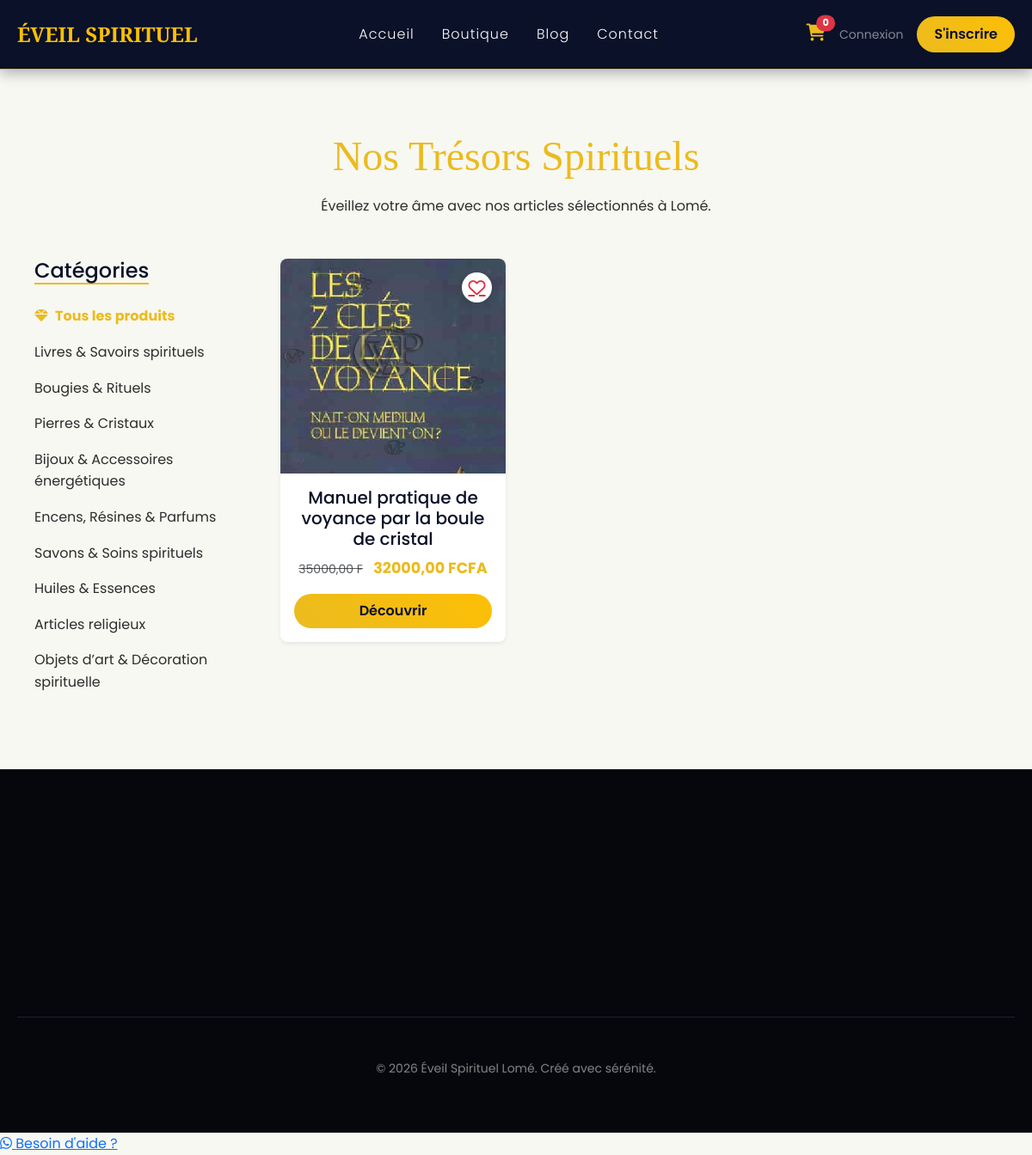
Screenshot of /products/ with the database file from the repository.
### apps/products/models.py (models this page shows, shortened)
class Category(models.Model):
    name = models.CharField("Nom", max_length=200)
    slug = models.SlugField("Slug", max_length=200, unique=True, blank=True)
    description = models.TextField("Description", blank=True)
    order = models.PositiveIntegerField("Ordre", default=0)
    created_at = models.DateTimeField(auto_now_add=True)
    class Meta:
        verbose_name = "Catégorie"
        verbose_name_plural = "Catégories"
        ordering = ['order', 'name']

class Product(models.Model):
    category = models.ForeignKey(Category, related_name='products', on_delete=models.SET_NULL, null=True, blank=True)
    name = models.CharField("Nom", max_length=255)
    slug = models.SlugField("Slug", max_length=255, unique=True, blank=True)
    short_description = models.CharField("Courte description", max_length=255, blank=True)
    description = models.TextField("Description", blank=True)
    price = models.DecimalField("Prix", max_digits=10, decimal_places=2, default=Decimal('0.00'))
    compare_price = models.DecimalField("Prix barré", max_digits=10, decimal_places=2, null=True, blank=True)
    is_active = models.BooleanField("Publié / Disponible", default=True)
    stock = models.IntegerField("Stock", default=0)
    featured = models.BooleanField("Mis en avant", default=False)
    created_at = models.DateTimeField(auto_now_add=True)
    updated_at = models.DateTimeField(auto_now=True)
    class Meta:
        verbose_name = "Produit"
        verbose_name_plural = "Produits"
        ordering = ['-featured', '-created_at']

class ProductImage(models.Model):
    product = models.ForeignKey(Product, related_name='images', on_delete=models.CASCADE)
    image = models.ImageField("Image", upload_to=upload_to_product_path)
    alt_text = models.CharField("Texte alternatif", max_length=255, blank=True)
    is_main = models.BooleanField("Image principale", default=False)
    order = models.PositiveSmallIntegerField("Ordre", default=0)
    created_at = models.DateTimeField(auto_now_add=True)
    class Meta:
        verbose_name = "Image produit"
        verbose_name_plural = "Images produit"
        ordering = ['order', 'created_at']

### apps/products/views.py (the view)
# urls.py: path('', views.product_list, name='list'),
def product_list(request):
    category_slug = request.GET.get('category')
    categories = Category.objects.all()
    products = Product.objects.filter(is_active=True)
    if category_slug:
        products = products.filter(category__slug=category_slug)
    wishlist_ids = []
    if request.user.is_authenticated:
        wishlist_ids = request.user.wishlist.values_list('product_id', flat=True)
    return render(request, 'products/product_list.html', {
        'categories': categories,
        'products': products,
        'wishlist_ids': wishlist_ids
    })

### apps/core/context_processors.py (called while the page is built)
def global_data(request):
    site_settings = SiteSettings.get_solo() if SiteSettings.objects.exists() else None
    banners = Banner.objects.filter(is_active=True).order_by('order')[:5]
    social_links = SocialLink.objects.all()
    return {
        "site_settings": site_settings,
        "banners": banners,
        "social_links": social_links,
    }

### apps/core/models.py (called while the page is built)
    @classmethod
    def get_solo(cls):
        return cls.objects.first()

### templates/products/product_list.html (shortened to what this page needs)
{% extends 'base.html' %}
{% load static %}
{% block content %}
<section class="container mt-5">
    <div class="text-center mb-5">
        <h1 style="color: var(--or-sombre); font-size: 3rem;">Nos Trésors Spirituels</h1>
        <p class="text-dark">Éveillez votre âme avec nos articles sélectionnés à Lomé.</p>
    </div>
    <div class="row">
        <div class="col-md-3">
            <h4 class="mb-4" style="color: var(--bleu-nuit); border-bottom: 2px solid var(--or-sombre); display: inline-block;">Catégories</h4>
            <ul class="list-unstyled">
                <li class="mb-3">
                    <a href="{% url 'products:list' %}"
                       class="text-decoration-none {% if not request.GET.category %}text-gold fw-bold{% else %}text-dark{% endif %}">
                        <i class="fas fa-gem me-2"></i>Tous les produits
                    </a>
                </li>
                {% for cat in categories %}
                <li class="mb-3">
                    <a href="?category={{ cat.slug }}"
                       class="text-decoration-none {% if request.GET.category == cat.slug %}text-gold fw-bold{% else %}text-dark{% endif %}">
                        {{ cat.name }}
                    </a>
                </li>
                {% endfor %}
            </ul>
        </div>
        <div class="col-md-9">
            <div class="row g-4">
                {% for product in products %}
                <div class="col-md-4">
                    <div class="product-card position-relative border-0 shadow-sm rounded-3 overflow-hidden bg-white">
                        <a href="{% url 'products:toggle_wishlist' product.id %}" class="btn-wishlist position-absolute top-0 end-0 m-3 text-danger" style="z-index: 10;">
                            <i class="{% if product.id in wishlist_ids %}fas{% else %}far{% endif %} fa-heart fa-lg"></i>
                        </a>
                        <div class="product-img-container" style="height: 250px; overflow: hidden;">
                            {% with product.images.all|first as first_img %}
                                {% if first_img %}
                                    <img src="{{ first_img.image.url }}" class="w-100 h-100" style="object-fit: cover;" alt="{{ product.name }}">
                                {% else %}
                                    <img src="{% static 'img/aze1.png' %}" class="w-100 h-100" style="object-fit: cover;" alt="No image">
                                {% endif %}
                            {% endwith %}
                        </div>
                        <div class="p-3 text-center">
                            <h5 class="mb-2" style="color: var(--bleu-nuit);">{{ product.name }}</h5>
                            <div class="mb-3">
                                {% if product.compare_price %}
                                <span class="old-price text-decoration-line-through text-muted small me-2">{{ product.compare_price }} F</span>
                                {% endif %}
                                <span class="fw-bold" style="color: var(--or-sombre); font-size: 1.1rem;">{{ product.price }} FCFA</span>
                            </div>
                            <a href="{% url 'products:detail' product.pk %}" class="btn btn-gold d-block py-2">Découvrir</a>
                        </div>
                    </div>
                </div>
                {% empty %}
                <div class="col-12 text-center py-5">
                    <i class="fas fa-search fa-3x mb-3" style="color: var(--or-sombre);"></i>
                    <p class="text-dark italic">Aucun trésor n'a été trouvé dans cette catégorie pour le moment.</p>
                </div>
                {% endfor %}
            </div>
        </div>
    </div>
</section>
{% endblock %}

### templates/base.html (shortened to what this page needs)
{% load static %}
<!DOCTYPE html>
<html lang="fr">
<head>
    <link href="https://cdn.jsdelivr.net/npm/bootstrap@5.3.0/dist/css/bootstrap.min.css" rel="stylesheet">
    <link rel="stylesheet" href="https://cdnjs.cloudflare.com/ajax/libs/font-awesome/6.0.0/css/all.min.css">
    <link rel="stylesheet" href="{% static 'css/main_v2.css' %}">
</head>
<body class="bg-soft"> {% include 'includes/navbar.html' %}
    <main class="main-content py-4">
        <div class="container">
            {% block content %}{% endblock %}
        </div>
    </main>
    {% include 'includes/footer.html' %}
    <a href="https://wa.me/22893343403?text=Bonjour..." class="whatsapp-float" target="_blank">
       <i class="fab fa-whatsapp"></i>
       <span class="tooltip-text">Besoin d'aide ?</span>
    </a>
</body>
</html>

### templates/includes/navbar.html (shortened to what this page needs)
<nav class="navbar navbar-expand-lg sticky-top" style="background-color: var(--bleu-nuit); border-bottom: 1px solid var(--or-sombre);">
    <div class="container">
        <a class="navbar-brand d-flex align-items-center" href="{% url 'core:home' %}">
            <span style="color: var(--or-clair); font-family: 'Playfair Display', serif; font-weight: bold; font-size: 1.5rem;">ÉVEIL SPIRITUEL</span>
        </a>
        <div class="collapse navbar-collapse" id="navbarNav">
            <ul class="navbar-nav mx-auto">
                <li class="nav-item"><a class="nav-link text-white px-3" href="{% url 'core:home' %}">Accueil</a></li>
                <li class="nav-item"><a class="nav-link text-white px-3" href="{% url 'products:list' %}">Boutique</a></li>
                <li class="nav-item"><a class="nav-link text-white px-3" href="{% url 'blog:list' %}">Blog</a></li>
                <li class="nav-item"><a class="nav-link text-white px-3" href="{% url 'core:contact' %}">Contact</a></li>
            </ul>
            <div class="d-flex align-items-center gap-3">
                <a href="{% url 'orders:cart_detail' %}" class="position-relative text-gold">
                    <i class="fas fa-shopping-cart fs-5"></i>
                    <span class="position-absolute top-0 start-100 translate-middle badge rounded-pill bg-danger" style="font-size: 0.7rem;">
                        {{ cart_items|length|default:"0" }}
                    </span>
                </a>
                {% if user.is_authenticated %}
                    <div class="dropdown">
                        <a class="btn-gold-outline btn-sm dropdown-toggle d-flex align-items-center gap-2" href="#" role="button" data-bs-toggle="dropdown">
                            {% if user.profile.avatar %}
                                <img src="{{ user.profile.avatar.url }}" alt="Photo" class="rounded-circle border border-gold" style="width: 24px; height: 24px; object-fit: cover;">
                            {% else %}
                                <i class="fas fa-user-circle me-1"></i>
                            {% endif %}
                            {{ user.username }}
                        </a>
                        <ul class="dropdown-menu dropdown-menu-end bg-dark border-gold">
                            <li><a class="dropdown-item text-white" href="{% url 'accounts:client_dashboard' %}">Mon Profil</a></li>
                            <li><hr class="dropdown-divider border-secondary"></li>
                            <li>
                                <form action="{% url 'accounts:logout' %}" method="post" class="px-3">
                                    {% csrf_token %}
                                    <button type="submit" class="btn btn-link text-danger p-0 text-decoration-none small">Déconnexion</button>
                                </form>
                            </li>
                        </ul>
                    </div>
                {% else %}
                    <a href="{% url 'accounts:login' %}" class="text-white-50 small text-decoration-none">Connexion</a>
                    <a href="{% url 'accounts:register' %}" class="btn-gold btn-sm">S'inscrire</a>
                {% endif %}
            </div>
        </div>
    </div>
</nav>

### templates/includes/footer.html (shortened to what this page needs)
<footer class="mt-5 py-5" style="background-color: #05070d; border-top: 1px solid rgba(184, 134, 11, 0.2);">
    <div class="container">
        <div class="row g-4">
        </div>
        <hr class="my-5 border-secondary opacity-25">
        <div class="text-center text-white-50 small">
            <p>&copy; 2026 Éveil Spirituel Lomé. Créé avec sérénité.</p>
        </div>
    </div>
</footer>

### static/css/main_v2.css (style rules this page uses)
:root { --primary-color: #050405ff; --accent-color: #faf7fbff; --bleu-nuit: #0a1128; --or-clair: rgba(253, 191, 5, 1); --or-sombre: #ebbb1fff; --text-dark: #352f36; --text-white: rgba(16, 9, 9, 1); --bg-light: #160f0fff; --bg-soft: hsla(60, 30%, 96%, 1.00); --transition: all 0.4s cubic-bezier(0.165, 0.84, 0.44, 1); }
* { margin: 0; padding: 0; box-sizing: border-box; }
body { font-family: 'Poppins', sans-serif; line-height: 1.6; color: var(--text-dark); background-color: var(--bg-soft); }
h1, h2, h3 { font-family: 'Playfair Display', serif; margin-bottom: 1rem; }
.container { max-width: 1200px; margin: 0 auto; padding: 0 20px; }
.navbar { padding: 1rem 0; box-shadow: 0 4px 15px rgba(0,0,0,0.3); background-color: var(--bleu-nuit) !important; }
.nav-link { font-weight: 300; letter-spacing: 1px; transition: var(--transition); }
.btn-gold { background: linear-gradient(45deg, var(--or-sombre), var(--or-clair)); color: var(--bleu-nuit) !important; border: none; padding: 8px 20px; border-radius: 50px; font-weight: 600; text-decoration: none; transition: var(--transition); }
.text-gold { color: var(--or-sombre); }
footer { background-color: #05070d; color: var(--text-white); padding: 4rem 0 2rem; border-top: 1px solid rgba(212, 175, 55, 0.2); }
.fade-in { opacity: 0; animation: fadeInPage 1s ease-out forwards; }
.btn-wishlist { position: absolute; top: 15px; right: 15px; background: white; width: 35px; height: 35px; border-radius: 50%; display: flex; align-items: center; justify-content: center; color: var(--primary-color); box-shadow: 0 4px 10px rgba(0,0,0,0.1); z-index: 10; transition: var(--transition); }

### templates/products/product_list.html (style rules this page uses)
.text-gold { color: var(--or-sombre) !important; }
.text-dark { color: #2d2d2d !important; }
.product-card { transition: transform 0.3s ease; }

### rows the page displays
Category: name "Livres & Savoirs spirituels"
Category: name "Bougies & Rituels"
Category: name "Pierres & Cristaux"
Category: name "Bijoux & Accessoires énergétiques"
Category: name "Encens, Résines & Parfums"
Category: name "Savons & Soins spirituels"
Category: name "Huiles & Essences"
Category: name "Articles religieux"
Category: name "Objets d’art & Décoration spirituelle"
Product: image (picture), name "Manuel pratique de voyance par la boule de cristal", compare_price "35000,00", price "32000,00"

### other values shown
{{ cart_items|length|default:"0" }} "0"
